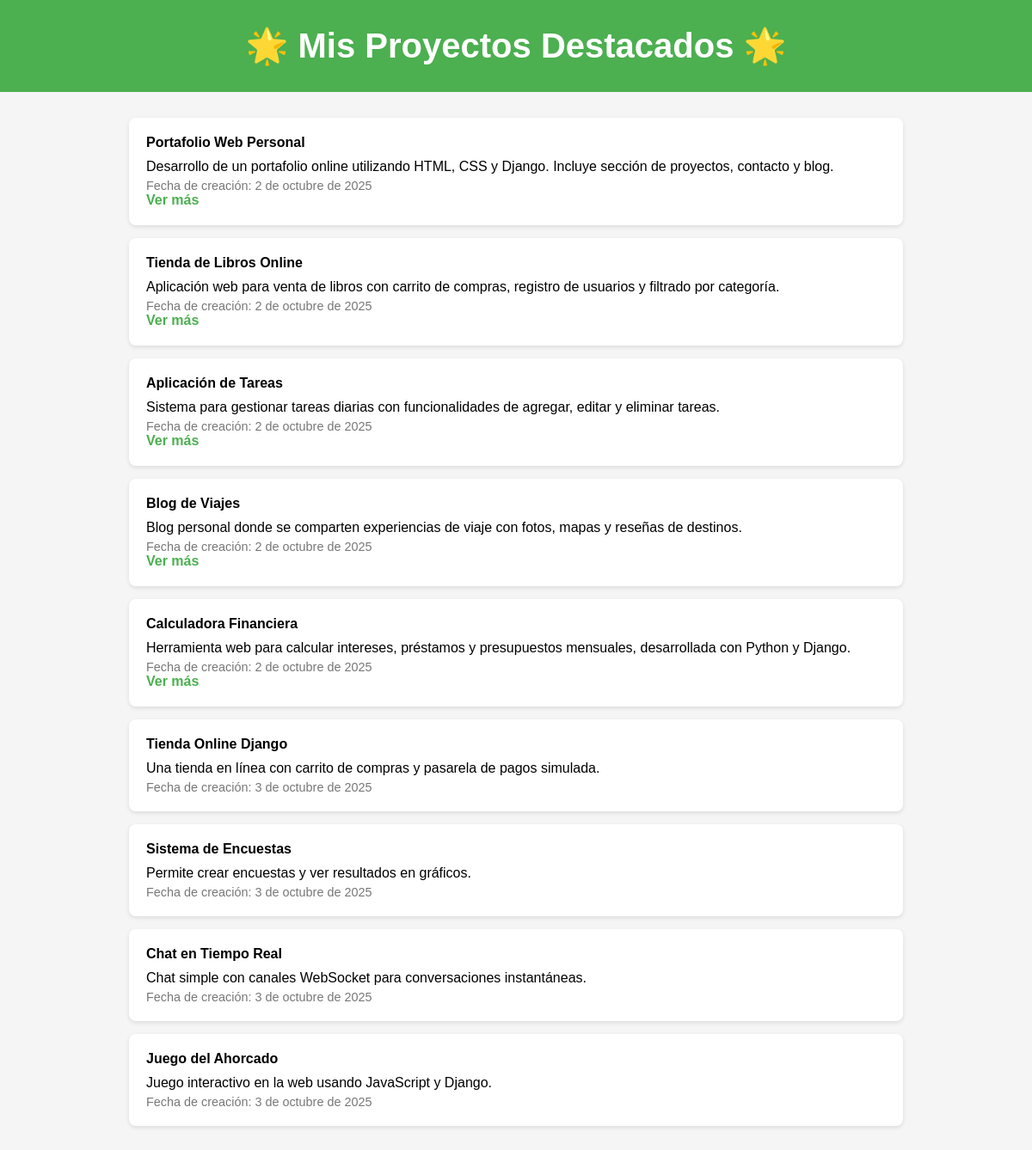
Screenshot of /proyectos/ (signed in) with the database file from the repository.
### proyectos/models.py (models this page shows, shortened)
class Proyecto(models.Model):
    titulo = models.CharField(max_length=200)
    descripcion = models.TextField()
    fecha_creacion = models.DateField(auto_now_add=True, null=True, blank=True)
    link = models.URLField(blank=True, null=True)

### proyectos/views.py (the view)
# urls.py: path('proyectos/', views.lista_proyectos, name='lista_proyectos'),
@login_required(login_url='login')
def lista_proyectos(request):
    proyectos = Proyecto.objects.all()
    return render(request, 'proyectos/lista.html', {'proyectos': proyectos})

### proyectos/templates/proyectos/lista.html (shortened to what this page needs)
<!DOCTYPE html>
<html lang="es">
<head>
</head>
<body>
    <header>
        <h1>🌟 Mis Proyectos Destacados 🌟</h1>
    </header>
    <div class="container">
        <ul>
            {% for proyecto in proyectos %}
                <li>
                    <strong>{{ proyecto.titulo }}</strong>
                    <div class="descripcion">{{ proyecto.descripcion }}</div>
                    <div class="fecha">Fecha de creación: {{ proyecto.fecha_creacion }}</div>
                    {% if proyecto.link %}
                        <div><a href="{{ proyecto.link }}" target="_blank">Ver más</a></div>
                    {% endif %}
                </li>
            {% empty %}
                <li>No hay proyectos aún.</li>
            {% endfor %}
        </ul>
    </div>
</body>
</html>

### proyectos/templates/proyectos/lista.html (style rules this page uses)
body { font-family: Arial, sans-serif; background-color: #f5f5f5; margin: 0; padding: 0; }
header { background-color: #4CAF50; color: white; padding: 30px 20px; text-align: center; }
h1 { margin: 0; font-size: 2.5em; }
.container { max-width: 900px; margin: 30px auto; padding: 0 20px; }
ul { list-style: none; padding: 0; }
li { background-color: white; margin-bottom: 15px; padding: 20px; border-radius: 8px; box-shadow: 0 2px 5px rgba(0,0,0,0.1); transition: transform 0.2s; }
li a { color: #4CAF50; text-decoration: none; font-weight: bold; }
.fecha { color: #777; font-size: 0.9em; margin-top: 5px; }
.descripcion { margin-top: 10px; }

### rows the page displays
Proyecto: titulo "Portafolio Web Personal", descripcion "Desarrollo de un portafolio online utilizando HTML, CSS y Django. Incluye sección de proyectos, contacto y blog.", fecha_creacion "2 de octubre de 2025"
Proyecto: titulo "Tienda de Libros Online", descripcion "Aplicación web para venta de libros con carrito de compras, registro de usuarios y filtrado por categoría.", fecha_creacion "2 de octubre de 2025"
Proyecto: titulo "Aplicación de Tareas", descripcion "Sistema para gestionar tareas diarias con funcionalidades de agregar, editar y eliminar tareas.", fecha_creacion "2 de octubre de 2025"
Proyecto: titulo "Blog de Viajes", descripcion "Blog personal donde se comparten experiencias de viaje con fotos, mapas y reseñas de destinos.", fecha_creacion "2 de octubre de 2025"
Proyecto: titulo "Calculadora Financiera", descripcion "Herramienta web para calcular intereses, préstamos y presupuestos mensuales, desarrollada con Python y Django.", fecha_creacion "2 de octubre de 2025"
Proyecto: titulo "Tienda Online Django", descripcion "Una tienda en línea con carrito de compras y pasarela de pagos simulada.", fecha_creacion "3 de octubre de 2025"
Proyecto: titulo "Sistema de Encuestas", descripcion "Permite crear encuestas y ver resultados en gráficos.", fecha_creacion "3 de octubre de 2025"
Proyecto: titulo "Chat en Tiempo Real", descripcion "Chat simple con canales WebSocket para conversaciones instantáneas.", fecha_creacion "3 de octubre de 2025"
Proyecto: titulo "Juego del Ahorcado", descripcion "Juego interactivo en la web usando JavaScript y Django.", fecha_creacion "3 de octubre de 2025"
